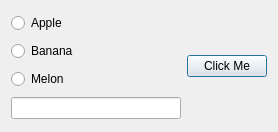
<?xml version="1.0" encoding="UTF-8"?>
<ui version="4.0">
 <class>Dialog</class>
 <widget class="QDialog" name="Dialog">
  <property name="geometry">
   <rect>
    <x>0</x>
    <y>0</y>
    <width>278</width>
    <height>132</height>
   </rect>
  </property>
  <property name="windowTitle">
   <string>Dialog</string>
  </property>
  <layout class="QHBoxLayout" name="horizontalLayout">
   <item>
    <layout class="QVBoxLayout" name="verticalLayout">
     <item>
      <widget class="QRadioButton" name="radioButton">
       <property name="text">
        <string>Apple</string>
       </property>
      </widget>
     </item>
     <item>
      <widget class="QRadioButton" name="radioButton_2">
       <property name="text">
        <string>Banana</string>
       </property>
      </widget>
     </item>
     <item>
      <widget class="QRadioButton" name="radioButton_3">
       <property name="text">
        <string>Melon</string>
       </property>
      </widget>
     </item>
     <item>
      <widget class="QLineEdit" name="lineEdit"/>
     </item>
    </layout>
   </item>
   <item>
    <widget class="QPushButton" name="pushButton">
     <property name="text">
      <string>Click Me</string>
     </property>
    </widget>
   </item>
  </layout>
 </widget>
 <resources/>
 <connections/>
</ui>
